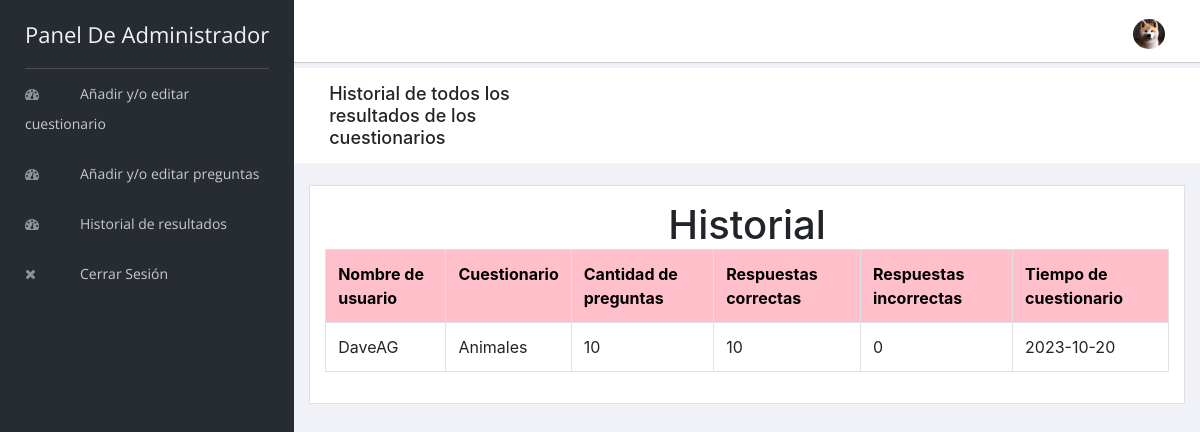
The page /admin/old-exam-results.php (signed in) on the database its author committed.
### tables this page shows
CREATE TABLE `exam_results` (
  `id` int(5) NOT NULL,
  `username` varchar(100) NOT NULL,
  `exam_type` varchar(100) NOT NULL,
  `total_question` varchar(10) NOT NULL,
  `correct_answer` varchar(10) NOT NULL,
  `wrong_answer` varchar(10) NOT NULL,
  `exam_time` varchar(50) NOT NULL
);

### admin/old-exam-results.php (the view, shortened to what this page needs)
<?php
include "header.php";
include "../connection.php";
    ?>
    <div class="breadcrumbs">
        <div class="col-sm-4">
            <div class="page-header float-left">
                <div class="page-title">
                    <h1>Historial de todos los resultados de los cuestionarios</h1>
                </div>
            </div>
        </div>
    </div>
    <div class="content mt-3">
        <div class="animated fadeIn">
            <div class="row">
                <div class="col-lg-12">
                    <div class="card">
                        <div class="card-body">
                            <center>
                                <h1>Historial</h1>
                            </center>
                            <?php
                            $res=mysqli_query($link,"select * from exam_results order by id desc");
                            $count=mysqli_num_rows($res);
                            if($count==0)
                            {
                                ?>
                                <center>
                                    <h1>No se encontraron resultados</h1>
                                </center>
                                <?php
                            }
                            else{
                                echo "<table class='table table-bordered'>";
                                echo "<tr style='background-color: pink; color:black'>";
                                echo "<th>"; echo "Nombre de usuario"; echo "</th>";
                                echo "<th>"; echo "Cuestionario"; echo "</th>";
                                echo "<th>"; echo "Cantidad de preguntas";  echo "</th>";
                                echo "<th>"; echo "Respuestas correctas";  echo "</th>";
                                echo "<th>"; echo "Respuestas incorrectas";  echo "</th>";
                                echo "<th>"; echo "Tiempo de cuestionario"; echo "</th>";
                                echo "</tr>";
                                while($row=mysqli_fetch_array($res))
                                {
                                    echo "<tr>";
                                    echo "<td>"; echo $row["username"]; echo "</td>";
                                    echo "<td>"; echo $row["exam_type"]; echo "</td>";
                                    echo "<td>"; echo $row["total_question"];  echo "</td>";
                                    echo "<td>"; echo $row["correct_answer"];  echo "</td>";
                                    echo "<td>"; echo $row["wrong_answer"];  echo "</td>";
                                    echo "<td>"; echo $row["exam_time"]; echo "</td>";
                                    echo "</tr>";
                                }
                                echo "</table>";
                            }
                            ?>
                        </div>
                    </div>
                </div>
            </div>
        </div>
    </div>
<?php
include "footer.php";
?>

### admin/header.php (shortened to what this page needs)
<!doctype html>
<html class="no-js" lang="en">
<head>
    <link rel="stylesheet" href="vendors/bootstrap/dist/css/bootstrap.min.css">
    <link rel="stylesheet" href="vendors/font-awesome/css/font-awesome.min.css">
    <link rel="stylesheet" href="vendors/themify-icons/css/themify-icons.css">
    <link rel="stylesheet" href="vendors/flag-icon-css/css/flag-icon.min.css">
    <link rel="stylesheet" href="vendors/selectFX/css/cs-skin-elastic.css">
    <link rel="stylesheet" href="assets/css/style.css">
</head>
<body>
<aside id="left-panel" class="left-panel">
    <nav class="navbar navbar-expand-sm navbar-default">
        <div class="navbar-header">
            <a class="navbar-brand" href="./">
                Panel de administrador
            </a>
        </div>
        <div id="main-menu" class="main-menu collapse navbar-collapse">
            <ul class="nav navbar-nav">
                <li>
                    <a href="exam_category.php"> <i class="menu-icon fa fa-dashboard"></i>Añadir y/o editar cuestionario</a>
                </li>
                <li>
                    <a href="add_edit_exam_questions.php"> <i class="menu-icon fa fa-dashboard"></i>Añadir y/o editar preguntas</a>
                </li>
                <li>
                    <a href="old-exam-results.php"> <i class="menu-icon fa fa-dashboard"></i>Historial de resultados</a>
                </li>
                <li>
                    <a href="logout.php"> <i class="menu-icon fa fa-close"></i>Cerrar Sesión</a>
                </li>
            </ul>
        </div>
    </nav>
</aside>
<div id="right-panel" class="right-panel">
    <header id="header" class="header">
        <div class="header-menu">
            <div class="col-sm-7">
            </div>
            <div class="col-sm-5">
                <div class="user-area dropdown float-right">
                    <a href="#" class="dropdown-toggle" data-toggle="dropdown" aria-haspopup="true" aria-expanded="false">
                        <img class="user-avatar rounded-circle" src="images/admin.jpg" alt="User Avatar">
                    </a>
                </div>
            </div>
        </div>
    </header>

### admin/footer.php (shortened to what this page needs)
</div>
</body>
</html>

### rows shown on the page
exam_results: username "DaveAG", exam_type "Animales", total_question "10", correct_answer "10", wrong_answer "0", exam_time "2023-10-20"
